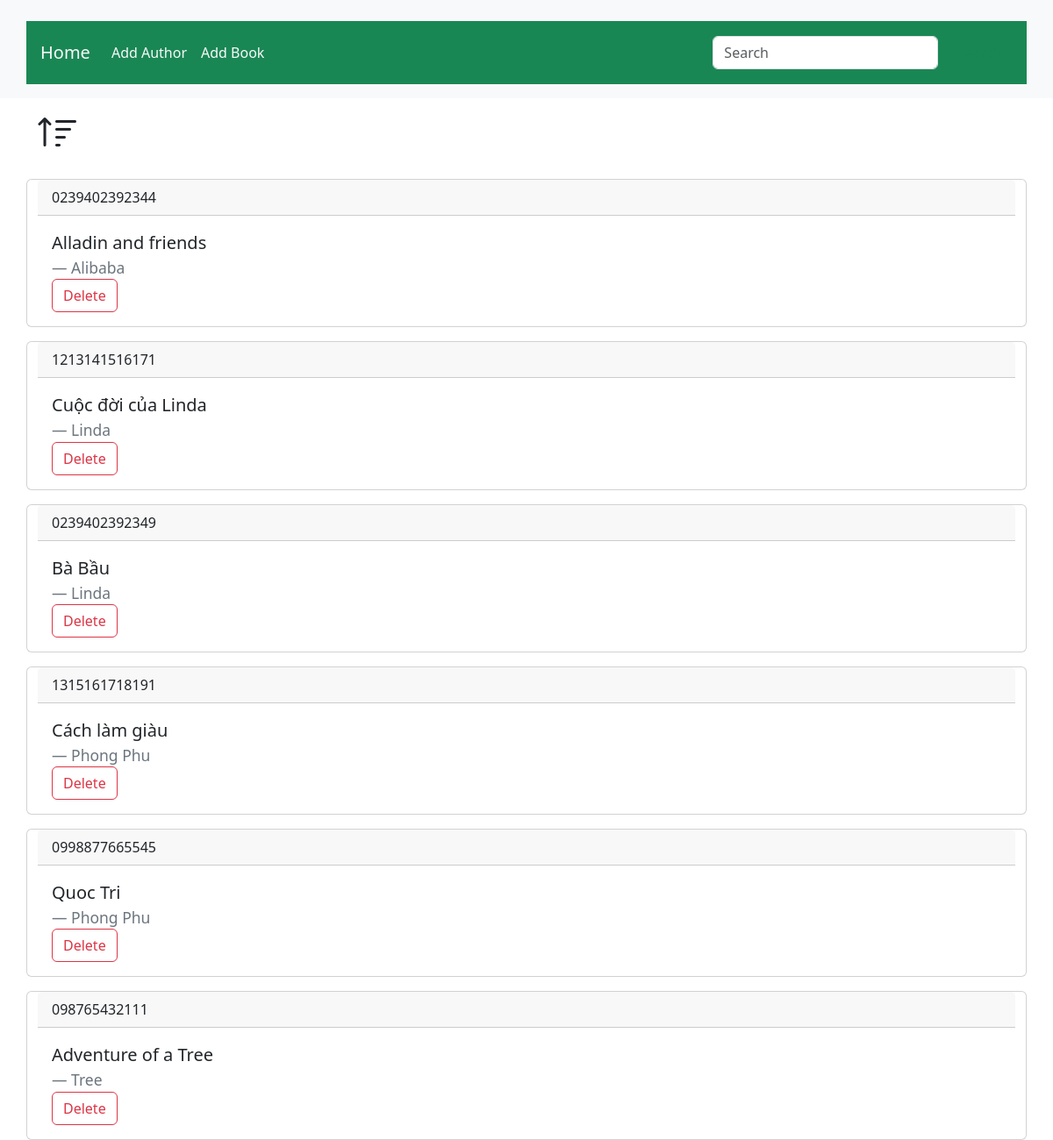
The app's page /?sort=author with its own data.
### data_models.py (models this page shows, shortened)
class Book(db.Model):
    id: Mapped[int] = mapped_column(primary_key=True)
    isbn: Mapped[str] = mapped_column(String(17), nullable=False, unique=True)
    title: Mapped[str] = mapped_column(String(64), index=True, nullable=False)
    publication_year: Mapped[str] = mapped_column(String(10), index=True)
    author_id: Mapped[int] = mapped_column(ForeignKey(Author.id), index=True)
    author: Mapped["Author"] = relationship(back_populates="books")

class Author(db.Model):
    id: Mapped[int] = mapped_column(primary_key=True)
    name: Mapped[str] = mapped_column(String(64), index=True)
    birth_date: Mapped[str] = mapped_column(String(10), index=True)
    date_of_death: Mapped[str] = mapped_column(String(10), index=True)
    books: WriteOnlyMapped["Book"] = relationship(back_populates="author")

### app.py (the view)
@app.route("/", methods=["GET"])
def home():
    sort = request.args.get("sort", "title", type=str)
    query = sa.select(Book).order_by(Book.title.asc())
    if sort == "author":
        query = sa.select(Book).join(Author).order_by(Author.name.asc())
    books = db.session.scalars(query)
    return render_template("home.html", title="Home", books=books,
                           sort=sort)

### templates/home.html
{% extends "base.html" %}
{% block content %}
    <div class="container mt-1">
      {% if sort == "title" %}
        <a href="{{ url_for('home', sort='author') }}" style="color: inherit;">
          <i class="bi bi-sort-up" style="font-size: 3rem;" title="Sort by Author"></i>
        </a>
      {% elif sort == "author" %}
        <a href="{{ url_for('home', sort='title') }}" style="color: inherit;">
          <i class="bi bi-sort-up" style="font-size: 3rem;" title="Sort by Title"></i>
        </a>
      {% endif %}
    </div>
  {% for book in books%}
    <div class="card container mt-3">
      <div class="card-header">
        {{ book.isbn}}
      </div>
      <div class="card-body">
        <blockquote class="blockquote mb-0">
          <p>{{ book.title }}</p>
          <footer class="blockquote-footer">{{ book.author.name }}</footer>
        </blockquote>
        <form action="{{ url_for('delete_book', title=book.title) }}" method="POST">
          <button type="submit" class="btn btn-outline-danger">Delete</button>
        </form>
      </div>
    </div>
  {% endfor %}
{% endblock%}

### records on screen
Book: isbn "0239402392344", title "Alladin and friends", author.name "Alibaba"
Book: isbn "1213141516171", title "Cuộc đời của Linda", author.name "Linda"
Book: isbn "0239402392349", title "Bà Bầu", author.name "Linda"
Book: isbn "1315161718191", title "Cách làm giàu", author.name "Phong Phu"
Book: isbn "0998877665545", title "Quoc Tri", author.name "Phong Phu"
Book: isbn "098765432111", title "Adventure of a Tree", author.name "Tree"
